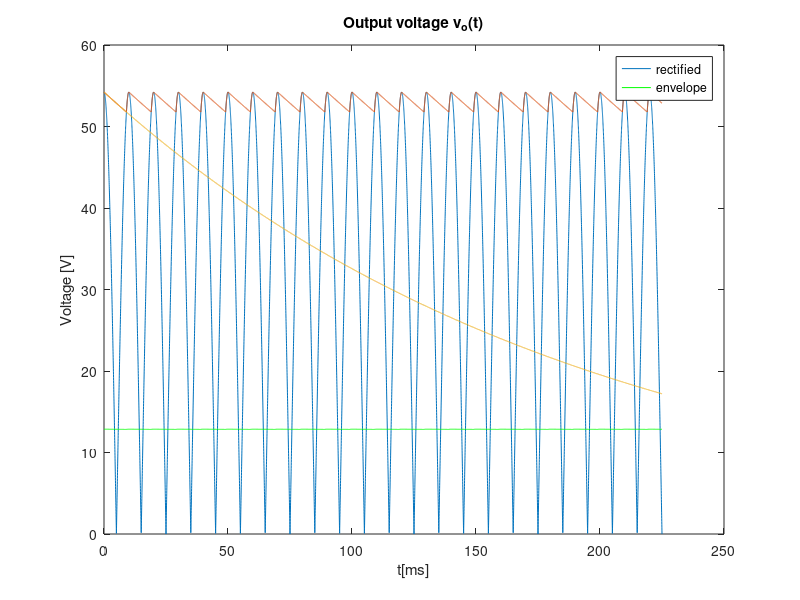

The MATLAB source for this figure:
%%AC/DC Converter

IS=1e-9;
VT=25e-3;
eta=1;

%%solve circuit with accurate model

function f = f(vD,vS)
Is = 1e-9;
VT=25e-3;
eta=1;
R=3e-3;
n=17;
f = n*vD+R*Is * (exp(vD/VT/eta)-1) - vS;
endfunction

function fd = fd(vD)
Is = 1e-9;
VT=25e-3;
eta=1;
R=3e-3;
n=17;
fd = n + R*Is/eta/VT * (exp(vD/VT/eta)-1);
endfunction

n=0.01;
f=50;
w=2*pi*f;
t=0:1e-6: 100e-3;
A=sqrt(2)*230/n;
vS=A*sin(w*t);
vO = zeros(1,length(t));

%envelope detector
ne=6;
A=sqrt(2)*230/ne;
R=14e3;
C=14e-6;
t=linspace(0, 225e-3, 100e2);
f=50;
w=2*pi*f;
vS = A * cos(w*t);
vOhr = zeros(1, length(t));
vO = zeros(1, length(t));
vOexp = zeros(1, length(t));

tOFF = 1/w * atan(1/(w*R*C));

vOnexp = A*cos(w*tOFF)*exp(-(t-tOFF)/R/C);

j=1;
n=1;
for i=1:length(t)
  if  (t(i) <= n*(1/(2*f)))
    vOexp(i) = vOnexp(j);
  j=j+1;
  else
    vOexp(i) = vOnexp(1);
    j=2;
    n=n+1;
  endif
endfor

figure
for i=1:length(t)
  if (vS(i) > 0)
    vOhr(i) = vS(i);
  else
    vOhr(i) = -vS(i);
  endif
endfor

tON = 0;
i = 1;
while i < length(t)
  if (vOnexp(i) > vOhr(i) && t(i) > tOFF)
    i=i+1;
  elseif (t(i) <= tOFF)
    i=i+1;
  else
    tON = t(i);
    i=length(t);
  endif
endwhile


plot(t*1000, vOhr)
hold

j = 1;
n = 0;
for i=1:length(t)
  if t(i) < tOFF
    vO(i) = vOhr(i);
  elseif t(i) >= (j-1)*(1/(2*f))+tON && t(i) < j*(1/(2*f))+tOFF
    vO(i) = vOhr(i);
    if n == 0
      n=1;
    endif
  elseif vOexp(i) >= vOhr(i)
    vO(i) = vOexp(i);
    if n == 1
      j=j+1;
      n=0;
    endif
  else 
    vO(i) = vOhr(i);
  endif
endfor

%%Voltage Regulator

function fvr = fvr(vD, vO)
Is = 1e-9;
VT=25e-3;
eta=1;
R=1e3;
n=17;
fvr = -n*vD+(((n*VT*eta)/(Is))*(exp((-vD/(VT*eta)))))/(((n*VT*eta)/Is)*exp(-vD/(VT*eta))+R);

endfunction

function fvrd = fvrd(vD, vO)
Is = 1e-9;
VT=25e-3;
eta=1;
R=1e3;
n=17;
fvrd = -n+((-n)/(Is*exp(vD/(eta*VT)))*(n*(eta*VT)/((Is*exp(vD/(eta*VT)))+R))+(((n*(eta*VT))/(Is*exp(vD/(eta*VT))))*((n)/(Is*exp(vD/VT)))))/((n*VT)/((Is*exp(vD/VT)+R)^2));

endfunction


%%Newton Raphsons iterative method

function vD_root = solve_vD (vS)
  delta = 1e-6;
  x_next = 0.70;

  do 
    x=x_next;
    x_next = x  - f(x, vS)/fd(x);
  until (abs(x_next-x) < delta)

  vD_root = x_next;
endfunction


%%Newton Raphson Start
for i=1:length(vO)
  vD(i) = solve_vD  (vO(i));
endfor
%%Newton Raphson End

vD = 17*vD;

plot(t*1000, vD, "g");
plot(t*1000, vO);
plot(t*1000, vOnexp);

title("Output voltage v_o(t)");
xlabel ("t[ms]");
ylabel ("Voltage [V]");
legend("rectified","envelope");
print ("envldetc.eps", "-depsc");
